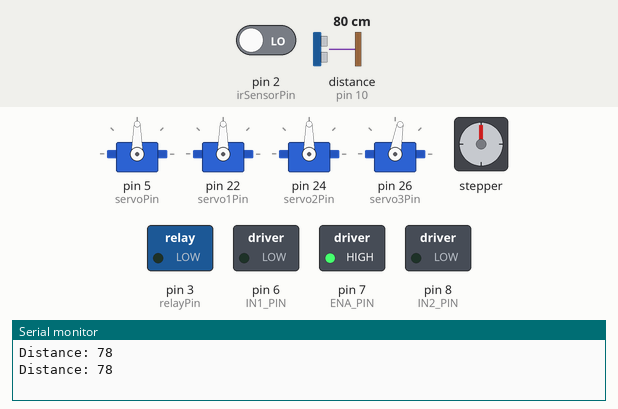
Bench run of a sketch on a simulated Arduino Mega 2560, built with avr-gcc and run on an emulated ATmega2560. Parts: 4 × servo, stepper motor, switched loads named in the sketch (green lamp = pin HIGH), the last lines printed to the serial monitor. Wiring (inferred from the names in the program): ultrasonic range finder: trigger pin 9; echo pin 10. Inputs (shaded band) come from the test bench; at power-on: pin 2 (irSensorPin) LOW, distance to the obstacle (sensor on pin 10) 80 cm. The echo pulse lasts 58.3 µs per cm; stepper angles assume 200 steps per turn; pins used as bus, display or sensor lines are not drawn.

Above: at 1.8 s.
1.9 s: pin 2 (irSensorPin) driven HIGH
At 3.3 s:
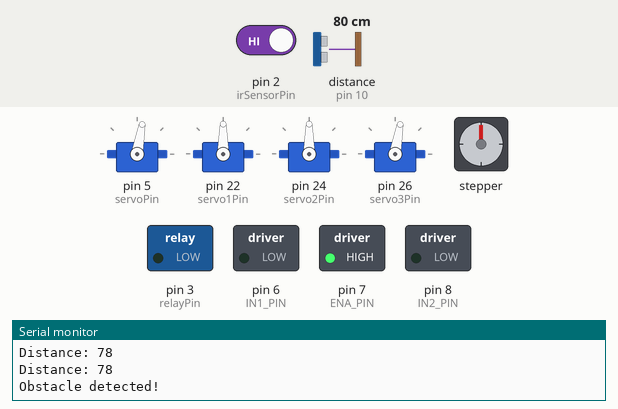
6.0 s: distance to the obstacle (sensor on pin 10) set to 18 cm
9.5 s: distance to the obstacle (sensor on pin 10) set to 15 cm
13.6 s: distance to the obstacle (sensor on pin 10) set to 35 cm
At 16.4 s:
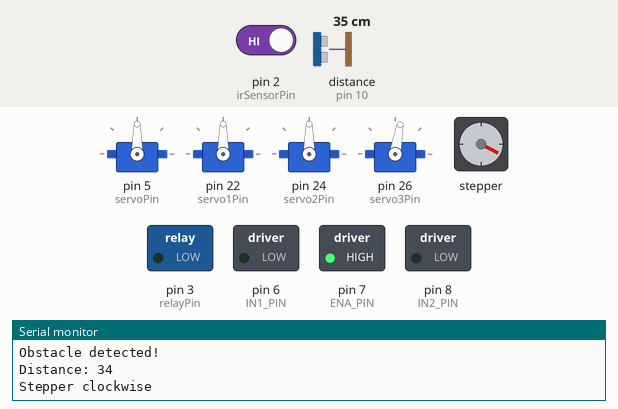
17.7 s: pin 2 (irSensorPin) driven LOW
At 18.3 s:
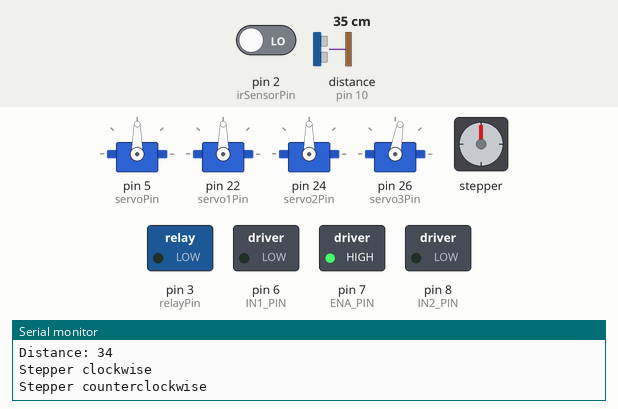
19.2 s: distance to the obstacle (sensor on pin 10) set to 2 cm
At 21.2 s:
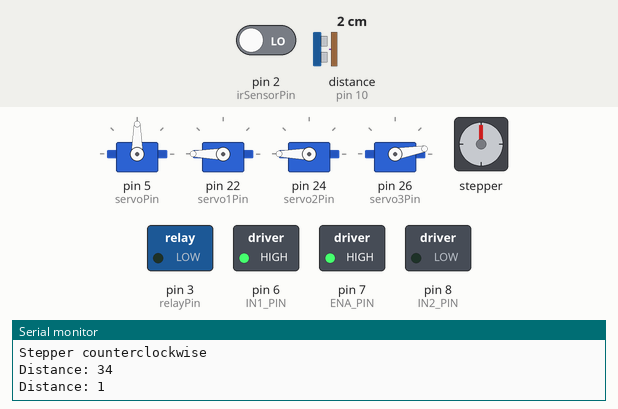
Timing chart, 0 to 28.6 s (numbered marks = the images above; inputs shaded):
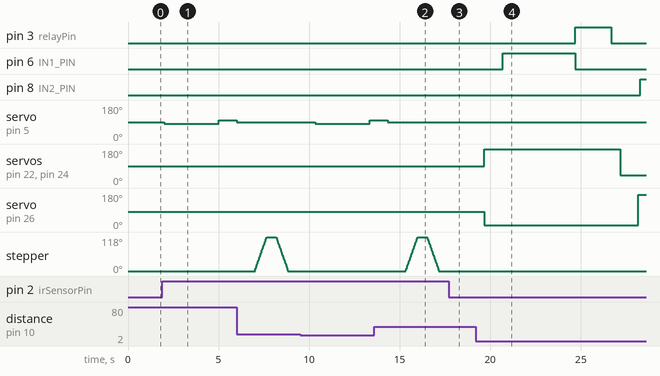

The sketch:

vaccination.ino
```cpp
// Include necessary libraries
#include <Servo.h>
#include <Stepper.h>

// Pin definitions
const int irSensorPin = 2;
const int servoPin = 5;
const int ENA_PIN = 7;
const int IN1_PIN = 6;
const int IN2_PIN = 8;
const int trigPin = 9;
const int echoPin = 10;
const int relayPin = 3;
const int servo1Pin = 22;
const int servo2Pin = 24;
const int servo3Pin = 26;

// Stepper motor pins and settings
const int stepsPerRevolution = 200;
Stepper myStepper(stepsPerRevolution, 4, 11, 12, 13);

// Ultrasonic sensor variables
long duration;
int distance;

// Servo objects
Servo myservo;
Servo servo1;
Servo servo2;
Servo servo3;

// Flags to control stepper motor
bool stepperActive = false;
bool actuatorRunning = false;
bool stepperCompleted = false; // New flag to ensure stepper runs only once

void setup() {
  pinMode(irSensorPin, INPUT);
  myservo.attach(servoPin);
  myservo.write(90);
  servo1.attach(servo1Pin);
  servo2.attach(servo2Pin);
  servo3.attach(servo3Pin);
  servo1.write(90);
  servo2.write(90);
  servo3.write(80);
  pinMode(ENA_PIN, OUTPUT);
  pinMode(IN1_PIN, OUTPUT);
  pinMode(IN2_PIN, OUTPUT);
  digitalWrite(ENA_PIN, HIGH);
  pinMode(trigPin, OUTPUT);
  pinMode(echoPin, INPUT);
  pinMode(relayPin, OUTPUT);
  digitalWrite(relayPin, LOW);
  Serial.begin(9600);
  myStepper.setSpeed(30);
}

void loop() {
  int sensorValue = digitalRead(irSensorPin);

  if (sensorValue == HIGH) {
    Serial.println("Obstacle detected!");
    myservo.write(80);
    delay(3000);
    myservo.write(100);
    delay(1000);
    myservo.write(90);
    delay(1000);
    stepperActive = true;
    stepperCompleted = false; // Reset flag for next cycle
  }

  // Ultrasonic functionality
  digitalWrite(trigPin, LOW);
  delayMicroseconds(2);
  digitalWrite(trigPin, HIGH);
  delayMicroseconds(10);
  digitalWrite(trigPin, LOW);
  duration = pulseIn(echoPin, HIGH);
  distance = duration * 0.034 / 2;
  Serial.print("Distance: ");
  Serial.println(distance);

  if (distance < 16) {

    servo2.write(180);
    servo1.write(180);
    servo3.write(10);
    delay(1000);
    stepperActive = false;
    actuatorRunning = true;


    analogWrite(ENA_PIN, 255); // Controls the speed
    digitalWrite(IN1_PIN, HIGH);
    digitalWrite(IN2_PIN, LOW);
    delay(4000);

    digitalWrite(IN1_PIN, LOW);
    digitalWrite(IN2_PIN, LOW);


    digitalWrite(relayPin, HIGH);
    delay(2000);
    digitalWrite(relayPin, LOW);
    delay(500);

    //locking the animal functionality

    servo1.write(40);
    servo2.write(40);
    delay(1000);
    servo3.write(170);
    delay(100);

    digitalWrite(IN1_PIN, LOW);
    digitalWrite(IN2_PIN, HIGH);
    delay(8000);

    digitalWrite(IN1_PIN, LOW);
    digitalWrite(IN2_PIN, LOW);
    delay(500);
    servo3.write(180);
    delay(200);

    actuatorRunning = false;
  }

  if (stepperActive && !actuatorRunning && !stepperCompleted) {
    Serial.println("Stepper clockwise");
    myStepper.step(stepsPerRevolution / 3);
    delay(500);
    Serial.println("Stepper counterclockwise");
    myStepper.step(-(stepsPerRevolution / 3));
    delay(500);
    stepperCompleted = true; // Ensure stepper runs only once
  }

  delay(1000);
}
```

Measured:
- after the input at 1.9 s, servo on pin 5 (servoPin): 90° → 80° after 0.11 s, → 100° 3.0 s later
- after the input at 13.6 s, pin 6 (IN1_PIN): stays LOW (without the input it goes to HIGH after 2.7 s); servo on pin 22 (servo1Pin): stays 90° (without the input it goes to 180° after 1.7 s)
- after the input at 17.7 s, servo on pin 5 (servoPin): stays 90° (without the input it goes to 80° after 0.98 s)
- after the input at 19.2 s, pin 3 (relayPin): LOW → HIGH after 5.5 s, → LOW 2.0 s later; pin 6 (IN1_PIN): LOW → HIGH after 1.5 s, → LOW 4.0 s later
